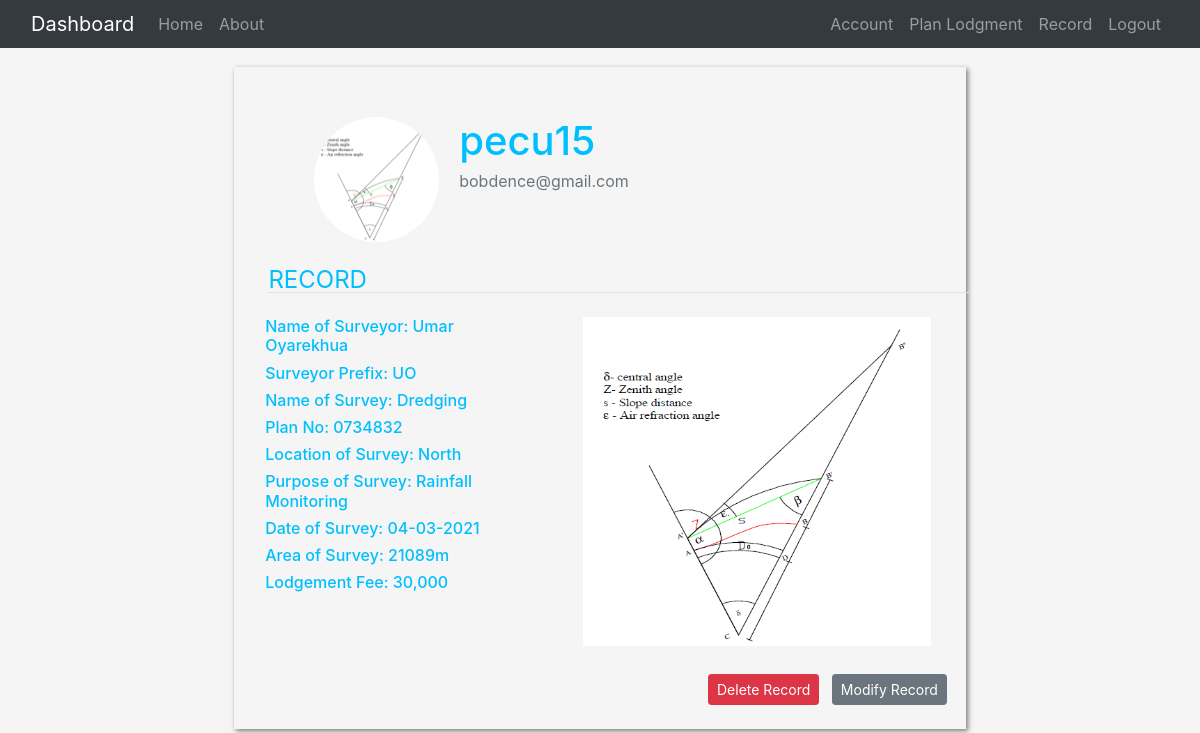
Page /record/3 (signed in) on the committed database.
### app/models.py (models this page shows, shortened)
class User(db.Model, UserMixin):
    id = db.Column(db.Integer, primary_key=True)
    username = db.Column(db.String(20), nullable=False, unique=True)
    email = db.Column(db.String(120), nullable=False, unique=True)
    first_name = db.Column(db.String(), nullable=False)
    last_name = db.Column(db.String(), nullable=False)
    full_name = db.Column(db.String(), nullable=False)
    password = db.Column(db.String(), nullable=False)
    prefix = db.Column(db.String(2), nullable=False)
    phone_no = db.Column(db.String(15), unique=True, nullable= False)
    location = db.Column(db.String())
    image_file = db.Column(db.String(20), nullable=False, default='default.png')
    plans = db.relationship('Lodgement', backref='surveyor', lazy=True)

class Lodgement(db.Model):
    id = db.Column(db.Integer, primary_key=True)
    name_of_survey = db.Column(db.String(), nullable=False)
    prefix = db.Column(db.String(2), nullable=False)
    plan_no = db.Column(db.String(), nullable=False)
    location = db.Column(db.String(), nullable=False)
    purpose_of_survey = db.Column(db.String(), nullable=False)
    date_of_survey = db.Column(db.DateTime(), default=datetime.utcnow)
    area_of_land = db.Column(db.Integer, nullable=False)
    lodegement_fee = db.Column(db.String, nullable=False)
    plan_file = db.Column(db.String(20), nullable=False, default='default.png')
    user_id = db.Column(db.Integer, db.ForeignKey('user.id'), nullable=False)

### app/routes.py (the view)
@app.route("/record/<int:plan_id>")
def record_view(plan_id):
    plan = Lodgement.query.get_or_404(plan_id)
    return render_template('spec_record.html', plan=plan, title=plan.plan_no)

### app/models.py (called while the page is built)
@login_manager.user_loader
def load_user(user_id):
    return User.query.get(int(user_id))

### app/templates/spec_record.html (shortened to what this page needs)
{% extends "layout.html" %}
{% block CSS %}
<link rel="stylesheet" type='text/css' href="{{ url_for('static', filename='css/spec_record.css') }}">
{% endblock %}
{% block content %}
<div class="container-fluid starting">
    <div class="row">
        <div class="col-sm-12 col-md-2"></div>
        <div class="col-sm-8 col-md-8">
            <div class="box">
                <div class="content-section">
                    <img class="rounded-circle account-img"
                        src="{{ url_for('static', filename='profile_pics/' + current_user.image_file) }}">
                    <div class="media-body">
                        <h2 class="account-heading"> {{ plan.surveyor.username }} </h2>
                        <p class="text-secondary"> {{ plan.surveyor.email }}</p>
                    </div>
                </div>
                <div class="container-fluid">
                    <legend class="border-bottom mb-4">RECORD</legend>
                    <div class="plan-display">
                        <div class="row">
                            <div class="col-sm-12 col-md-5">
                                <h6>Name of Surveyor: {{ plan.surveyor.full_name }}</h6>
                                <h6>Surveyor Prefix: {{ plan.surveyor.prefix }}</h6>
                                <h6>Name of Survey: {{ plan.name_of_survey }}</h6>
                                <h6>Plan No: {{ plan.plan_no }}</h6>
                                <h6>Location of Survey: {{ plan.location }}</h6>
                                <h6>Purpose of Survey: {{ plan.purpose_of_survey }}</h6>
                                <h6>Date of Survey: {{ plan.date_of_survey.strftime('%d-%m-%Y') }}</h6>
                                <h6>Area of Survey: {{ plan.area_of_land }}</h6>
                                <h6>Lodgement Fee: {{ plan.lodegement_fee }}</h6>
                            </div>
                            <div class="col-sm-12 col-md-7">
                                <img class="plan-img"
                                    src=" {{ url_for('static', filename='plan_image/' + plan.plan_file) }}">
                            </div>
                        </div>
                    </div>
                    <div class="mt-4 anchor-tag">
                        <button type="button" class="btn btn-primary btn-danger btn-sm m-1" data-toggle="modal"
                            data-target="#exampleModal">
                            Delete Record
                        </button>
                        <a class="btn btn-secondary btn-sm m-1" href="{{ url_for('modify', plan_id=plan.id ) }}">Modify
                            Record</a>
                    </div>
                </div>
            </div>
        </div>
        <div class="col-sm-12 col-md-2"></div>
    </div>
</div>
{% endblock content %}

### app/static/css/spec_record.css (style rules this page uses)
body { line-height: 1; margin: 0; background-color: whitesmoke; }
h1, h2, h3, h4, h5, h6, label, legend { color: deepskyblue; }
legend { margin-left: 1.2rem; }
.box { margin: 1.2rem; padding: 40px 0px 20px; box-shadow: 2px 2px 5px rgba(0, 0, 0, .5); }
.content-section { display: flex; padding: 10px 5rem; }
.account-img { height: 125px; width: 125px; margin-right: 20px; margin-bottom: 16px; }
.account-heading { font-size: 2.5rem; }
.plan-display { display: block; margin-left: 16px; }
.plan-img { width: 90%; display: block; margin: auto; }
.anchor-tag { display: block; text-align: right; }

### rows in the picture
User: image_file (picture), surveyor.username "pecu15", surveyor.email "bobdence@gmail.com", surveyor.full_name "Umar Oyarekhua", surveyor.prefix "UO"
Lodgement: name_of_survey "Dredging", plan_no "0734832", location "North", purpose_of_survey "Rainfall Monitoring", date_of_survey "04-03-2021", area_of_land "21089m", lodegement_fee "30,000", plan_file (picture)
